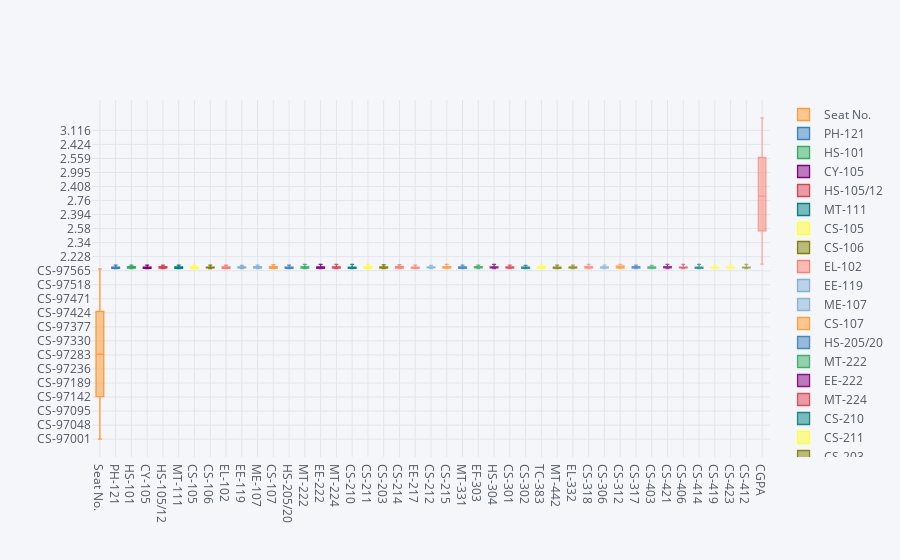

The notebook cell saved with this chart:
### Code cell
stud.iplot(kind='box')

### Figure 1 — Plotly figure (JSON) as saved in the notebook; plotly's stock layout.template omitted (floating-point values rounded to 4 significant figures; data arrays with more than 128 entries replaced by an {"elided": "..."} marker saying what was removed)
{"data": [{"boxpoints": false, "line": {"width": 1.3}, "marker": {"color": "rgba(255, 153, 51, 1.0)"}, "name": "Seat No.", "orientation": "v", "type": "box", "y": {"elided": "571 str values"}}, {"boxpoints": false, "line": {"width": 1.3}, "marker": {"color": "rgba(55, 128, 191, 1.0)"}, "name": "PH-121", "orientation": "v", "type": "box", "y": {"elided": "571 str values"}}, {"boxpoints": false, "line": {"width": 1.3}, "marker": {"color": "rgba(50, 171, 96, 1.0)"}, "name": "HS-101", "orientation": "v", "type": "box", "y": {"elided": "571 str values"}}, {"boxpoints": false, "line": {"width": 1.3}, "marker": {"color": "rgba(128, 0, 128, 1.0)"}, "name": "CY-105", "orientation": "v", "type": "box", "y": {"elided": "571 str values"}}, {"boxpoints": false, "line": {"width": 1.3}, "marker": {"color": "rgba(219, 64, 82, 1.0)"}, "name": "HS-105/12", "orientation": "v", "type": "box", "y": {"elided": "571 str values"}}, {"boxpoints": false, "line": {"width": 1.3}, "marker": {"color": "rgba(0, 128, 128, 1.0)"}, "name": "MT-111", "orientation": "v", "type": "box", "y": {"elided": "571 str values"}}, {"boxpoints": false, "line": {"width": 1.3}, "marker": {"color": "rgba(255, 255, 51, 1.0)"}, "name": "CS-105", "orientation": "v", "type": "box", "y": {"elided": "571 str values"}}, {"boxpoints": false, "line": {"width": 1.3}, "marker": {"color": "rgba(128, 128, 0, 1.0)"}, "name": "CS-106", "orientation": "v", "type": "box", "y": {"elided": "571 str values"}}, {"boxpoints": false, "line": {"width": 1.3}, "marker": {"color": "rgba(251, 128, 114, 1.0)"}, "name": "EL-102", "orientation": "v", "type": "box", "y": {"elided": "571 str values"}}, {"boxpoints": false, "line": {"width": 1.3}, "marker": {"color": "rgba(128, 177, 211, 1.0)"}, "name": "EE-119", "orientation": "v", "type": "box", "y": {"elided": "571 str values"}}, {"boxpoints": false, "line": {"width": 1.3}, "marker": {"color": "rgba(128, 177, 211, 0.8999999999999999)"}, "name": "ME-107", "orientation": "v", "type": "box", "y": {"elided": "571 str values"}}, {"boxpoints": false, "line": {"width": 1.3}, "marker": {"color": "rgba(255, 153, 51, 0.8999999999999999)"}, "name": "CS-107", "orientation": "v", "type": "box", "y": {"elided": "571 str values"}}, {"boxpoints": false, "line": {"width": 1.3}, "marker": {"color": "rgba(55, 128, 191, 0.8999999999999999)"}, "name": "HS-205/20", "orientation": "v", "type": "box", "y": {"elided": "571 str values"}}, {"boxpoints": false, "line": {"width": 1.3}, "marker": {"color": "rgba(50, 171, 96, 0.8999999999999999)"}, "name": "MT-222", "orientation": "v", "type": "box", "y": {"elided": "571 str values"}}, {"boxpoints": false, "line": {"width": 1.3}, "marker": {"color": "rgba(128, 0, 128, 0.8999999999999999)"}, "name": "EE-222", "orientation": "v", "type": "box", "y": {"elided": "571 str values"}}, {"boxpoints": false, "line": {"width": 1.3}, "marker": {"color": "rgba(219, 64, 82, 0.8999999999999999)"}, "name": "MT-224", "orientation": "v", "type": "box", "y": {"elided": "571 str values"}}, {"boxpoints": false, "line": {"width": 1.3}, "marker": {"color": "rgba(0, 128, 128, 0.8999999999999999)"}, "name": "CS-210", "orientation": "v", "type": "box", "y": {"elided": "571 str values"}}, {"boxpoints": false, "line": {"width": 1.3}, "marker": {"color": "rgba(255, 255, 51, 0.8999999999999999)"}, "name": "CS-211", "orientation": "v", "type": "box", "y": {"elided": "571 str values"}}, {"boxpoints": false, "line": {"width": 1.3}, "marker": {"color": "rgba(128, 128, 0, 0.8999999999999999)"}, "name": "CS-203", "orientation": "v", "type": "box", "y": {"elided": "571 str values"}}, {"boxpoints": false, "line": {"width": 1.3}, "marker": {"color": "rgba(251, 128, 114, 0.8999999999999999)"}, "name": "CS-214", "orientation": "v", "type": "box", "y": {"elided": "571 str values"}}, {"boxpoints": false, "line": {"width": 1.3}, "marker": {"color": "rgba(251, 128, 114, 0.7999999999999998)"}, "name": "EE-217", "orientation": "v", "type": "box", "y": {"elided": "571 str values"}}, {"boxpoints": false, "line": {"width": 1.3}, "marker": {"color": "rgba(128, 177, 211, 0.7999999999999998)"}, "name": "CS-212", "orientation": "v", "type": "box", "y": {"elided": "571 str values"}}, {"boxpoints": false, "line": {"width": 1.3}, "marker": {"color": "rgba(255, 153, 51, 0.7999999999999998)"}, "name": "CS-215", "orientation": "v", "type": "box", "y": {"elided": "571 str values"}}, {"boxpoints": false, "line": {"width": 1.3}, "marker": {"color": "rgba(55, 128, 191, 0.7999999999999998)"}, "name": "MT-331", "orientation": "v", "type": "box", "y": {"elided": "571 str values"}}, {"boxpoints": false, "line": {"width": 1.3}, "marker": {"color": "rgba(50, 171, 96, 0.7999999999999998)"}, "name": "EF-303", "orientation": "v", "type": "box", "y": {"elided": "571 str values"}}, {"boxpoints": false, "line": {"width": 1.3}, "marker": {"color": "rgba(128, 0, 128, 0.7999999999999998)"}, "name": "HS-304", "orientation": "v", "type": "box", "y": {"elided": "571 str values"}}, {"boxpoints": false, "line": {"width": 1.3}, "marker": {"color": "rgba(219, 64, 82, 0.7999999999999998)"}, "name": "CS-301", "orientation": "v", "type": "box", "y": {"elided": "571 str values"}}, {"boxpoints": false, "line": {"width": 1.3}, "marker": {"color": "rgba(0, 128, 128, 0.7999999999999998)"}, "name": "CS-302", "orientation": "v", "type": "box", "y": {"elided": "571 str values"}}, {"boxpoints": false, "line": {"width": 1.3}, "marker": {"color": "rgba(255, 255, 51, 0.7999999999999998)"}, "name": "TC-383", "orientation": "v", "type": "box", "y": {"elided": "571 str values"}}, {"boxpoints": false, "line": {"width": 1.3}, "marker": {"color": "rgba(128, 128, 0, 0.7999999999999998)"}, "name": "MT-442", "orientation": "v", "type": "box", "y": {"elided": "571 str values"}}, {"boxpoints": false, "line": {"width": 1.3}, "marker": {"color": "rgba(128, 128, 0, 0.7)"}, "name": "EL-332", "orientation": "v", "type": "box", "y": {"elided": "571 str values"}}, {"boxpoints": false, "line": {"width": 1.3}, "marker": {"color": "rgba(251, 128, 114, 0.7)"}, "name": "CS-318", "orientation": "v", "type": "box", "y": {"elided": "571 str values"}}, {"boxpoints": false, "line": {"width": 1.3}, "marker": {"color": "rgba(128, 177, 211, 0.7)"}, "name": "CS-306", "orientation": "v", "type": "box", "y": {"elided": "571 str values"}}, {"boxpoints": false, "line": {"width": 1.3}, "marker": {"color": "rgba(255, 153, 51, 0.7)"}, "name": "CS-312", "orientation": "v", "type": "box", "y": {"elided": "571 str values"}}, {"boxpoints": false, "line": {"width": 1.3}, "marker": {"color": "rgba(55, 128, 191, 0.7)"}, "name": "CS-317", "orientation": "v", "type": "box", "y": {"elided": "571 str values"}}, {"boxpoints": false, "line": {"width": 1.3}, "marker": {"color": "rgba(50, 171, 96, 0.7)"}, "name": "CS-403", "orientation": "v", "type": "box", "y": {"elided": "571 str values"}}, {"boxpoints": false, "line": {"width": 1.3}, "marker": {"color": "rgba(128, 0, 128, 0.7)"}, "name": "CS-421", "orientation": "v", "type": "box", "y": {"elided": "571 str values"}}, {"boxpoints": false, "line": {"width": 1.3}, "marker": {"color": "rgba(219, 64, 82, 0.7)"}, "name": "CS-406", "orientation": "v", "type": "box", "y": {"elided": "571 str values"}}, {"boxpoints": false, "line": {"width": 1.3}, "marker": {"color": "rgba(0, 128, 128, 0.7)"}, "name": "CS-414", "orientation": "v", "type": "box", "y": {"elided": "571 str values"}}, {"boxpoints": false, "line": {"width": 1.3}, "marker": {"color": "rgba(255, 255, 51, 0.7)"}, "name": "CS-419", "orientation": "v", "type": "box", "y": {"elided": "571 str values"}}, {"boxpoints": false, "line": {"width": 1.3}, "marker": {"color": "rgba(255, 255, 51, 0.5999999999999999)"}, "name": "CS-423", "orientation": "v", "type": "box", "y": {"elided": "571 str values"}}, {"boxpoints": false, "line": {"width": 1.3}, "marker": {"color": "rgba(128, 128, 0, 0.5999999999999999)"}, "name": "CS-412", "orientation": "v", "type": "box", "y": {"elided": "571 str values"}}, {"boxpoints": false, "line": {"width": 1.3}, "marker": {"color": "rgba(251, 128, 114, 0.5999999999999999)"}, "name": "CGPA", "orientation": "v", "type": "box", "y": {"elided": "571 float values"}}], "layout": {"legend": {"bgcolor": "#F5F6F9", "font": {"color": "#4D5663"}}, "paper_bgcolor": "#F5F6F9", "plot_bgcolor": "#F5F6F9", "title": {"font": {"color": "#4D5663"}}, "xaxis": {"gridcolor": "#E1E5ED", "showgrid": true, "tickfont": {"color": "#4D5663"}, "title": {"font": {"color": "#4D5663"}, "text": ""}, "zerolinecolor": "#E1E5ED"}, "yaxis": {"gridcolor": "#E1E5ED", "showgrid": true, "tickfont": {"color": "#4D5663"}, "title": {"font": {"color": "#4D5663"}, "text": ""}, "zerolinecolor": "#E1E5ED"}}}
